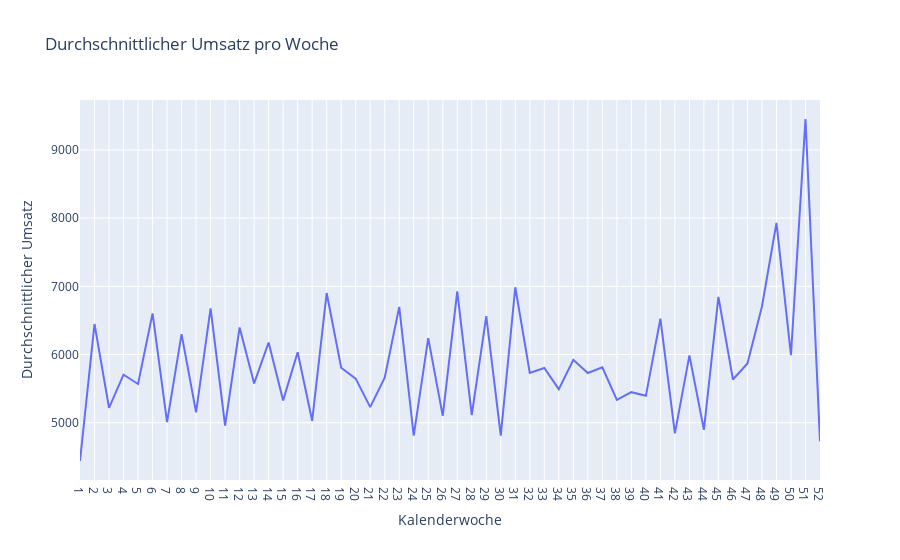

Notebook cell for this chart:
### Markdown cell above
## Durchschnittliche Verkäufe pro Woche

### Code cell
average_sales_per_week = train_df.groupby('WeekOfYear')['Sales'].mean().reset_index()

fig = px.line(average_sales_per_week, x='WeekOfYear', y='Sales',
              labels={'WeekOfYear': 'Kalenderwoche', 'Sales': 'Durchschnittlicher Umsatz'},
              title='Durchschnittlicher Umsatz pro Woche')
fig.update_xaxes(tickmode='array', tickvals=list(range(1, 54)))
fig.show()

### Figure 1 — Plotly figure (JSON) as saved in the notebook; plotly's stock layout.template omitted (floating-point values rounded to 4 significant figures)
{"data": [{"hovertemplate": "Kalenderwoche=%{x}<br>Durchschnittlicher Umsatz=%{y}<extra></extra>", "legendgroup": "", "line": {"color": "#636efa", "dash": "solid"}, "marker": {"symbol": "circle"}, "mode": "lines", "name": "", "orientation": "v", "showlegend": false, "type": "scatter", "x": [1, 2, 3, 4, 5, 6, 7, 8, 9, 10, 11, 12, 13, 14, 15, 16, 17, 18, 19, 20, 21, 22, 23, 24, 25, 26, 27, 28, 29, 30, 31, 32, 33, 34, 35, 36, 37, 38, 39, 40, 41, 42, 43, 44, 45, 46, 47, 48, 49, 50, 51, 52], "xaxis": "x", "y": [4438.0, 6447.0, 5219.0, 5704.0, 5568.0, 6604.0, 5007.0, 6300.0, 5151.0, 6677.0, 4958.0, 6396.0, 5576.0, 6176.0, 5327.0, 6033.0, 5028.0, 6901.0, 5806.0, 5646.0, 5228.0, 5661.0, 6698.0, 4810.0, 6241.0, 5100.0, 6926.0, 5110.0, 6562.0, 4811.0, 6986.0, 5731.0, 5802.0, 5491.0, 5922.0, 5729.0, 5812.0, 5335.0, 5448.0, 5394.0, 6525.0, 4843.0, 5988.0, 4895.0, 6845.0, 5633.0, 5868.0, 6704.0, 7929.0, 5990.0, 9454.0, 4727.0], "yaxis": "y"}], "layout": {"legend": {"tracegroupgap": 0}, "title": {"text": "Durchschnittlicher Umsatz pro Woche"}, "xaxis": {"anchor": "y", "domain": [0, 1], "tickmode": "array", "tickvals": [1, 2, 3, 4, 5, 6, 7, 8, 9, 10, 11, 12, 13, 14, 15, 16, 17, 18, 19, 20, 21, 22, 23, 24, 25, 26, 27, 28, 29, 30, 31, 32, 33, 34, 35, 36, 37, 38, 39, 40, 41, 42, 43, 44, 45, 46, 47, 48, 49, 50, 51, 52, 53], "title": {"text": "Kalenderwoche"}}, "yaxis": {"anchor": "x", "domain": [0, 1], "title": {"text": "Durchschnittlicher Umsatz"}}}}
